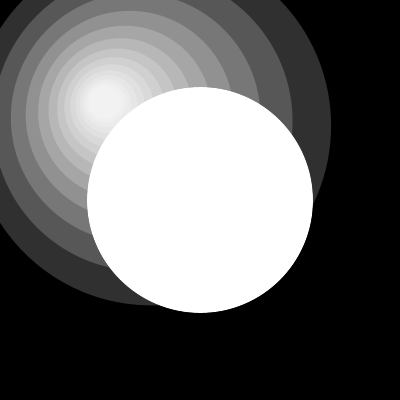
Frame 1 (no input)
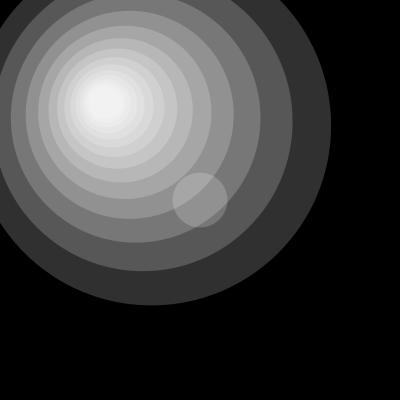
Frame 60 (the mouse pressed at the canvas centre just before this capture)
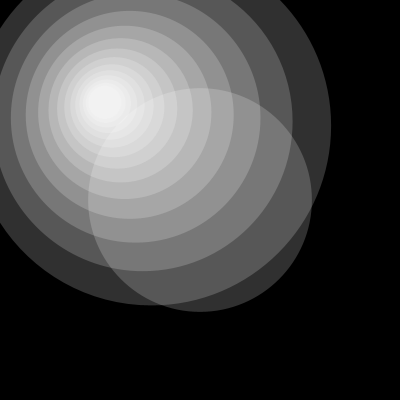
Frame 120 (the mouse held since frame 60 and released just before this capture)

The Processing sketch that drew these frames (run headless with seeded random() and noise(); from frame 60 on, the mouse is pressed at the canvas centre):

// Processing sketch: processing_159387
// ── processing_159387.pde

void setup () {
  size(400,400);
}
void draw() {
  background(0);
  float tamano =random(350);
ellipse(200,200,tamano,tamano);
fill(250);
noStroke();
fill(255,48);
translate(100,100); //Configura posición inicial
for (int i = 0; i < 14; i++) {//12 repeticiones
scale(1.2); //Acumula escala
ellipse(4, 2, 28,28);
}
}
